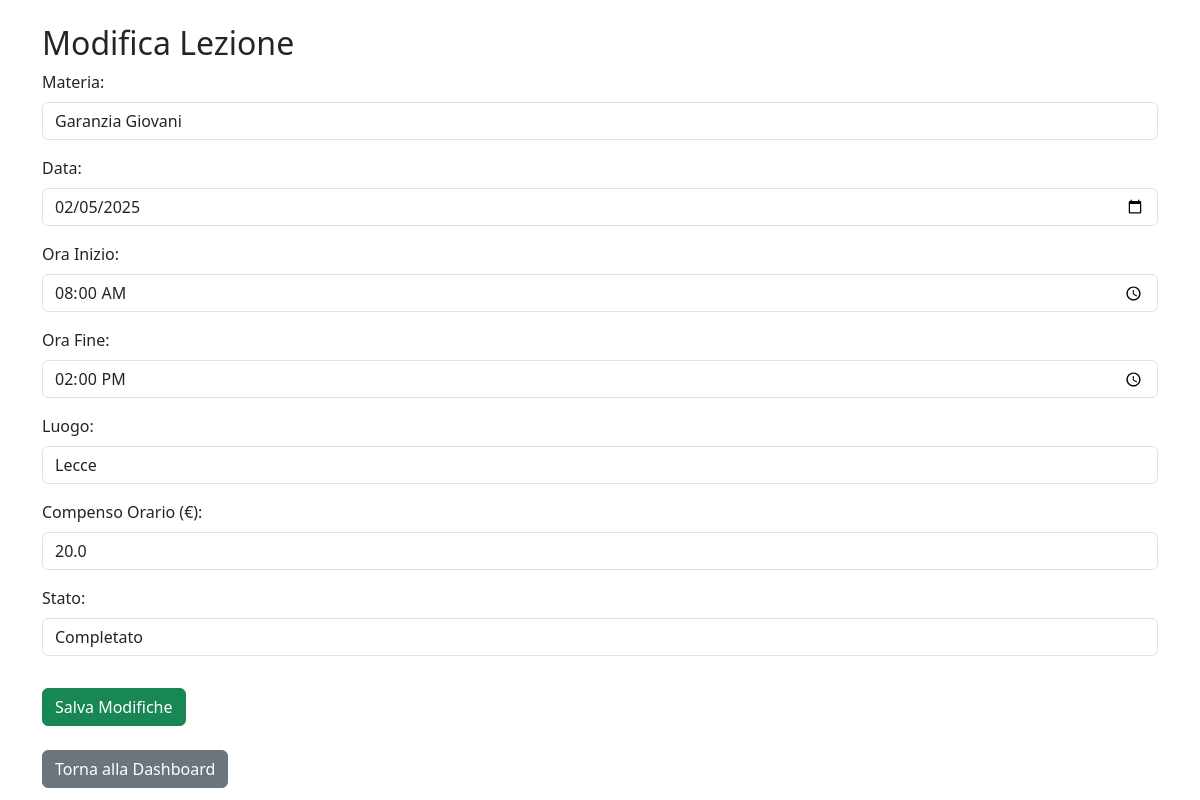
Screenshot of /modifica_lezione/2 (signed in) with the database file from the repository.
### tables this page shows
CREATE TABLE lezioni (
            id INTEGER PRIMARY KEY AUTOINCREMENT,
            id_corso TEXT NOT NULL,
            materia TEXT NOT NULL,
            data TEXT NOT NULL,
            ora_inizio TEXT NOT NULL,
            ora_fine TEXT NOT NULL,
            luogo TEXT NOT NULL,
            compenso_orario REAL NOT NULL,
            stato TEXT NOT NULL,
            fatturato INTEGER DEFAULT 0,
            mese_fatturato TEXT DEFAULT NULL
        );

### routes/lezioni.py (the view, shortened to what this page needs)
@lezioni_bp.route("/modifica_lezione/<int:lezione_id>", methods=["GET", "POST"])
@login_required
def modifica_lezione(lezione_id):
    with db_connection() as conn:
        cursor = conn.cursor()
        placeholder = get_placeholder()
        cursor.execute(f"SELECT * FROM lezioni WHERE id={placeholder}", (lezione_id,))
        lezione = cursor.fetchone()
    return render_template("modifica_lezione.html", lezione=lezione)

### database.py (called while the page is built)
def get_db_connection():
    conn = sqlite3.connect(DB_PATH)
    conn.row_factory = sqlite3.Row
    return conn

@contextmanager
def db_connection():
    conn = get_db_connection()
    try:
        yield conn
    finally:
        conn.close()

### db_utils.py (called while the page is built)
def get_placeholder():
    return "%s" if USE_POSTGRES else "?"

### models/user.py (called while the page is built)
def load_user_from_db(user_id):
    try:
        user_id_int = int(user_id)
        placeholder = get_placeholder()
        with db_connection() as conn:
            cursor = conn.cursor()
            cursor.execute(f"SELECT * FROM users WHERE id = {placeholder}", (user_id_int,))
            user = cursor.fetchone()
            if user:
                return User(id=user['id'])
    except Exception as e:
        print(f"Errore in load_user_from_db: {e}")
    return None

### templates/modifica_lezione.html (shortened to what this page needs)
<!DOCTYPE html>
<html lang="it">
<head>
    <link rel="stylesheet" href="https://cdn.jsdelivr.net/npm/bootstrap@5.3.0/dist/css/bootstrap.min.css">
</head>
<body>
    <div class="container mt-4">
        <h2>Modifica Lezione</h2>
        <form method="post">
            <div class="mb-3">
                <label for="materia" class="form-label">Materia:</label>
                <input class="form-control" type="text" id="materia" name="materia" value="{{ lezione['materia'] }}" required>
            </div>
            <div class="mb-3">
                <label for="data" class="form-label">Data:</label>
                <input class="form-control" type="date" id="data" name="data" value="{{ lezione['data'] }}" required>
            </div>
            <div class="mb-3">
                <label for="ora_inizio" class="form-label">Ora Inizio:</label>
                <input class="form-control" type="time" id="ora_inizio" name="ora_inizio" value="{{ lezione['ora_inizio'] }}" required>
            </div>
            <div class="mb-3">
                <label for="ora_fine" class="form-label">Ora Fine:</label>
                <input class="form-control" type="time" id="ora_fine" name="ora_fine" value="{{ lezione['ora_fine'] }}" required>
            </div>
            <div class="mb-3">
                <label for="luogo" class="form-label">Luogo:</label>
                <input class="form-control" type="text" id="luogo" name="luogo" value="{{ lezione['luogo'] }}" required>
            </div>
            <div class="mb-3">
                <label for="compenso_orario" class="form-label">Compenso Orario (€):</label>
                <input class="form-control" type="number" step="0.01" id="compenso_orario" name="compenso_orario" value="{{ lezione['compenso_orario'] }}" required>
            </div>
            <div class="mb-3">
                <label for="stato" class="form-label">Stato:</label>
                <select class="form-control" id="stato" name="stato">
                    <option value="Completato" {% if lezione['stato'] == "Completato" %}selected{% endif %}>Completato</option>
                </select>
            </div>
            <button class="btn btn-success mt-3" type="submit">Salva Modifiche</button>
        </form>
        <br>
        <a href="{{ url_for('lezioni.dashboard') }}" class="btn btn-secondary">Torna alla Dashboard</a>
    </div>
</body>
</html>

### rows the page displays
lezioni: materia "Garanzia Giovani", data "02/05/2025", ora_inizio "08:00", ora_fine "14:00", luogo "Lecce", compenso_orario "20.0", stato "Completato"
